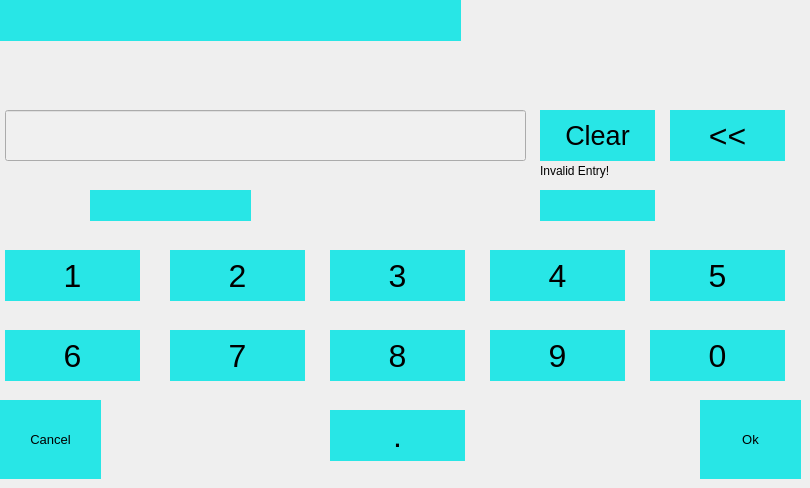
   <widget class="QWidget" name="RangeSetterPage">
    <widget class="QLineEdit" name="lineEdit_Range_rangeSetterPage_6">
     <property name="geometry">
      <rect>
       <x>5</x>
       <y>110</y>
       <width>521</width>
       <height>51</height>
      </rect>
     </property>
     <property name="styleSheet">
      <string notr="true">background-color: rgb(240, 240, 240);
</string>
     </property>
    </widget>
    <widget class="QToolButton" name="toolButton_7_rangeSetterPage_6">
     <property name="geometry">
      <rect>
       <x>170</x>
       <y>330</y>
       <width>135</width>
       <height>51</height>
      </rect>
     </property>
     <property name="font">
      <font>
       <pointsize>24</pointsize>
      </font>
     </property>
     <property name="styleSheet">
      <string notr="true">border:1px solid #000000;
background-color: rgb(40, 230, 230);
border-color: rgb(40, 230, 230);</string>
     </property>
     <property name="text">
      <string>7</string>
     </property>
    </widget>
    <widget class="QToolButton" name="toolButton_1_rangeSetterPage_6">
     <property name="geometry">
      <rect>
       <x>5</x>
       <y>250</y>
       <width>135</width>
       <height>51</height>
      </rect>
     </property>
     <property name="font">
      <font>
       <pointsize>24</pointsize>
      </font>
     </property>
     <property name="styleSheet">
      <string notr="true">border:1px solid #000000;
background-color: rgb(40, 230, 230);
border-color: rgb(40, 230, 230);</string>
     </property>
     <property name="text">
      <string>1</string>
     </property>
    </widget>
    <widget class="QToolButton" name="toolButton_6_rangeSetterPage_6">
     <property name="geometry">
      <rect>
       <x>5</x>
       <y>330</y>
       <width>135</width>
       <height>51</height>
      </rect>
     </property>
     <property name="font">
      <font>
       <pointsize>24</pointsize>
      </font>
     </property>
     <property name="styleSheet">
      <string notr="true">border:1px solid #000000;
background-color: rgb(40, 230, 230);
border-color: rgb(40, 230, 230);</string>
     </property>
     <property name="text">
      <string>6</string>
     </property>
    </widget>
    <widget class="QToolButton" name="toolButton_4_rangeSetterPage_6">
     <property name="geometry">
      <rect>
       <x>490</x>
       <y>250</y>
       <width>135</width>
       <height>51</height>
      </rect>
     </property>
     <property name="font">
      <font>
       <pointsize>24</pointsize>
      </font>
     </property>
     <property name="styleSheet">
      <string notr="true">border:1px solid #000000;
background-color: rgb(40, 230, 230);
border-color: rgb(40, 230, 230);</string>
     </property>
     <property name="text">
      <string>4</string>
     </property>
    </widget>
    <widget class="QToolButton" name="toolButton_clear_rangeSetterPage_6">
     <property name="geometry">
      <rect>
       <x>540</x>
       <y>110</y>
       <width>115</width>
       <height>51</height>
      </rect>
     </property>
     <property name="font">
      <font>
       <pointsize>20</pointsize>
      </font>
     </property>
     <property name="styleSheet">
      <string notr="true">border:1px solid #000000;
background-color: rgb(40, 230, 230);
border-color: rgb(40, 230, 230);</string>
     </property>
     <property name="text">
      <string>Clear</string>
     </property>
    </widget>
    <widget class="QLabel" name="label_RangeSetting_rangeSetterPage_6">
     <property name="geometry">
      <rect>
       <x>0</x>
       <y>0</y>
       <width>461</width>
       <height>41</height>
      </rect>
     </property>
     <property name="styleSheet">
      <string notr="true">border:1px solid #000000;
background-color: rgb(40, 230, 230);
border-color: rgb(40, 230, 230);</string>
     </property>
     <property name="text">
      <string/>
     </property>
    </widget>
    <widget class="QToolButton" name="toolButton_backspace_rangeSetterPage_6">
     <property name="geometry">
      <rect>
       <x>670</x>
       <y>110</y>
       <width>115</width>
       <height>51</height>
      </rect>
     </property>
     <property name="font">
      <font>
       <pointsize>24</pointsize>
      </font>
     </property>
     <property name="styleSheet">
      <string notr="true">border:1px solid #000000;
background-color: rgb(40, 230, 230);
border-color: rgb(40, 230, 230);</string>
     </property>
     <property name="text">
      <string>&lt;&lt;</string>
     </property>
    </widget>
    <widget class="QToolButton" name="toolButton_8_rangeSetterPage_6">
     <property name="geometry">
      <rect>
       <x>330</x>
       <y>330</y>
       <width>135</width>
       <height>51</height>
      </rect>
     </property>
     <property name="font">
      <font>
       <pointsize>24</pointsize>
      </font>
     </property>
     <property name="styleSheet">
      <string notr="true">border:1px solid #000000;
background-color: rgb(40, 230, 230);
border-color: rgb(40, 230, 230);</string>
     </property>
     <property name="text">
      <string>8</string>
     </property>
    </widget>
    <widget class="QToolButton" name="toolButton_0_rangeSetterPage_6">
     <property name="geometry">
      <rect>
       <x>650</x>
       <y>330</y>
       <width>135</width>
       <height>51</height>
      </rect>
     </property>
     <property name="font">
      <font>
       <pointsize>24</pointsize>
      </font>
     </property>
     <property name="styleSheet">
      <string notr="true">border:1px solid #000000;
background-color: rgb(40, 230, 230);
border-color: rgb(40, 230, 230);</string>
     </property>
     <property name="text">
      <string>0</string>
     </property>
    </widget>
    <widget class="QToolButton" name="toolButton_3_rangeSetterPage_6">
     <property name="geometry">
      <rect>
       <x>330</x>
       <y>250</y>
       <width>135</width>
       <height>51</height>
      </rect>
     </property>
     <property name="font">
      <font>
       <pointsize>24</pointsize>
      </font>
     </property>
     <property name="styleSheet">
      <string notr="true">border:1px solid #000000;
background-color: rgb(40, 230, 230);
border-color: rgb(40, 230, 230);</string>
     </property>
     <property name="text">
      <string>3</string>
     </property>
    </widget>
    <widget class="QToolButton" name="toolButton_Decimal_rangeSetterPage_6">
     <property name="geometry">
      <rect>
       <x>330</x>
       <y>410</y>
       <width>135</width>
       <height>51</height>
      </rect>
     </property>
     <property name="font">
      <font>
       <pointsize>24</pointsize>
      </font>
     </property>
     <property name="styleSheet">
      <string notr="true">border:1px solid #000000;
background-color: rgb(40, 230, 230);
border-color: rgb(40, 230, 230);</string>
     </property>
     <property name="text">
      <string>.</string>
     </property>
    </widget>
    <widget class="QLabel" name="label_unit_rangeSetterPage_6">
     <property name="geometry">
      <rect>
       <x>540</x>
       <y>190</y>
       <width>115</width>
       <height>31</height>
      </rect>
     </property>
     <property name="styleSheet">
      <string notr="true">border:1px solid #000000;
background-color: rgb(40, 230, 230);
border-color: rgb(40, 230, 230);</string>
     </property>
     <property name="text">
      <string>&lt;html&gt;&lt;head/&gt;&lt;body&gt;&lt;p&gt;&lt;br/&gt;&lt;/p&gt;&lt;/body&gt;&lt;/html&gt;</string>
     </property>
     <property name="alignment">
      <set>Qt::AlignCenter</set>
     </property>
    </widget>
    <widget class="QToolButton" name="toolButton_cancel_rangeSetterPage_6">
     <property name="geometry">
      <rect>
       <x>0</x>
       <y>400</y>
       <width>101</width>
       <height>79</height>
      </rect>
     </property>
     <property name="font">
      <font>
       <pointsize>10</pointsize>
      </font>
     </property>
     <property name="styleSheet">
      <string notr="true">border:1px solid #000000;
background-color: rgb(40, 230, 230);
border-color: rgb(40, 230, 230);</string>
     </property>
     <property name="text">
      <string>Cancel</string>
     </property>
     <property name="icon">
      <iconset>
       <normaloff>:/ekf04_Teal_Icons/icons/Teal_backgrund/Cancel 1_Active.bmp</normaloff>:/ekf04_Teal_Icons/icons/Teal_backgrund/Cancel 1_Active.bmp</iconset>
     </property>
     <property name="iconSize">
      <size>
       <width>60</width>
       <height>60</height>
      </size>
     </property>
     <property name="toolButtonStyle">
      <enum>Qt::ToolButtonTextUnderIcon</enum>
     </property>
    </widget>
    <widget class="QToolButton" name="toolButton_ok_rangeSetterPage_6">
     <property name="geometry">
      <rect>
       <x>700</x>
       <y>400</y>
       <width>101</width>
       <height>79</height>
      </rect>
     </property>
     <property name="font">
      <font>
       <pointsize>10</pointsize>
      </font>
     </property>
     <property name="styleSheet">
      <string notr="true">border:1px solid #000000;
background-color: rgb(40, 230, 230);
border-color: rgb(40, 230, 230);</string>
     </property>
     <property name="text">
      <string>Ok</string>
     </property>
     <property name="icon">
      <iconset>
       <normaloff>:/ekf04_Teal_Icons/icons/Teal_backgrund/Confirm_active.bmp</normaloff>:/ekf04_Teal_Icons/icons/Teal_backgrund/Confirm_active.bmp</iconset>
     </property>
     <property name="iconSize">
      <size>
       <width>60</width>
       <height>60</height>
      </size>
     </property>
     <property name="toolButtonStyle">
      <enum>Qt::ToolButtonTextUnderIcon</enum>
     </property>
    </widget>
    <widget class="QToolButton" name="toolButton_5_rangeSetterPage_6">
     <property name="geometry">
      <rect>
       <x>650</x>
       <y>250</y>
       <width>135</width>
       <height>51</height>
      </rect>
     </property>
     <property name="font">
      <font>
       <pointsize>24</pointsize>
      </font>
     </property>
     <property name="styleSheet">
      <string notr="true">border:1px solid #000000;
background-color: rgb(40, 230, 230);
border-color: rgb(40, 230, 230);</string>
     </property>
     <property name="text">
      <string>5</string>
     </property>
    </widget>
    <widget class="QLabel" name="label_InvalidEntr_rangeSetterPage_6">
     <property name="geometry">
      <rect>
       <x>540</x>
       <y>160</y>
       <width>121</width>
       <height>21</height>
      </rect>
     </property>
     <property name="text">
      <string>Invalid Entry!</string>
     </property>
    </widget>
    <widget class="QLabel" name="label_Range_rangeSetterPage_6">
     <property name="geometry">
      <rect>
       <x>90</x>
       <y>190</y>
       <width>161</width>
       <height>31</height>
      </rect>
     </property>
     <property name="styleSheet">
      <string notr="true">border:1px solid #000000;
background-color: rgb(40, 230, 230);
border-color: rgb(40, 230, 230);</string>
     </property>
     <property name="text">
      <string>&lt;html&gt;&lt;head/&gt;&lt;body&gt;&lt;p&gt;&lt;br/&gt;&lt;/p&gt;&lt;/body&gt;&lt;/html&gt;</string>
     </property>
    </widget>
    <widget class="QToolButton" name="toolButton_9_rangeSetterPage_6">
     <property name="geometry">
      <rect>
       <x>490</x>
       <y>330</y>
       <width>135</width>
       <height>51</height>
      </rect>
     </property>
     <property name="font">
      <font>
       <pointsize>24</pointsize>
      </font>
     </property>
     <property name="styleSheet">
      <string notr="true">border:1px solid #000000;
background-color: rgb(40, 230, 230);
border-color: rgb(40, 230, 230);</string>
     </property>
     <property name="text">
      <string>9</string>
     </property>
    </widget>
    <widget class="QToolButton" name="toolButton_2_rangeSetterPage_6">
     <property name="geometry">
      <rect>
       <x>170</x>
       <y>250</y>
       <width>135</width>
       <height>51</height>
      </rect>
     </property>
     <property name="font">
      <font>
       <pointsize>24</pointsize>
      </font>
     </property>
     <property name="styleSheet">
      <string notr="true">border:1px solid #000000;
background-color: rgb(40, 230, 230);
border-color: rgb(40, 230, 230);</string>
     </property>
     <property name="text">
      <string>2</string>
     </property>
    </widget>
   </widget>
